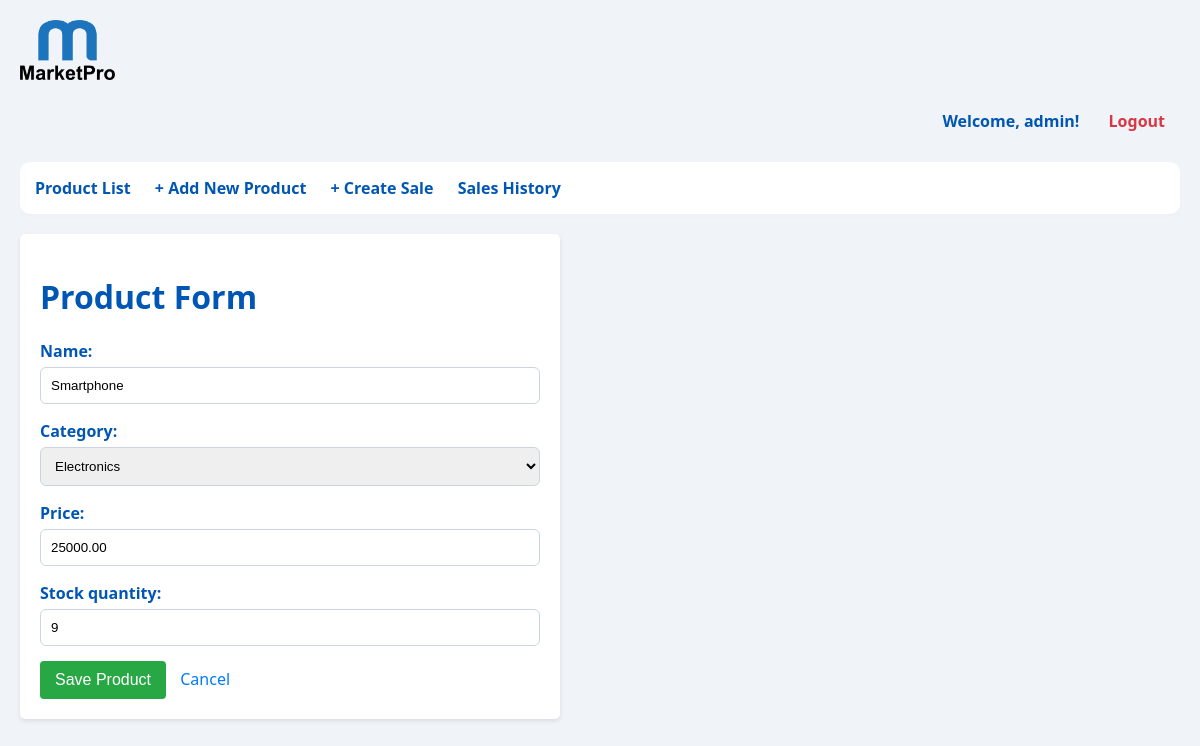
Page /products/edit/1/ (signed in) on the committed database.
### pos/models.py (models this page shows, shortened)
class Product(models.Model):
    name = models.CharField(max_length=200)
    category = models.ForeignKey(Category, on_delete=models.SET_NULL, null=True)
    price = models.DecimalField(max_digits=10, decimal_places=2)
    stock_quantity = models.PositiveIntegerField(default=0)

class Category(models.Model):
    name = models.CharField(max_length=100)
    def __str__(self):
        return self.name

### pos/views.py (the view)
# urls.py: path("products/edit/<int:pk>/", views.product_update, name="product_update"),
@login_required
def product_update(request, pk):
    product = get_object_or_404(Product, pk=pk)
    if request.method == "POST":
        form = ProductForm(request.POST, instance=product)
        if form.is_valid():
            form.save()
            return redirect("product_list")
    else:
        form = ProductForm(instance=product)
    return render(request, "product_form.html", {"form": form})

### pos/forms.py
class ProductForm(forms.ModelForm):
    class Meta:
        model = Product
        fields = ["name", "category", "price", "stock_quantity"]

### pos/templates/product_form.html (shortened to what this page needs)
{% extends 'base.html' %}
{% block content %}
    <div class="form-container">
        <h1>Product Form</h1>
        <form method="POST">
            {{ form.as_p }}
            <button type="submit">Save Product</button>
            <a href="{% url 'product_list' %}" style="margin-left: 10px; color: #007bff; text-decoration: none;">Cancel</a>
        </form>
    </div>
{% endblock %}

### pos/templates/base.html (shortened to what this page needs)
{% load static %}
<!DOCTYPE html>
<html lang="en">
<head>
</head>
<body>
    <div style="margin-bottom: 15px;">
        <img src="{% static 'images/logo.png' %}" alt="MarketPro Logo" style="height: 60px;">
    </div>
    {% if user.is_authenticated %}
    <div style="text-align: right; margin-bottom: 20px;">
        <span style="font-weight: 600; color: #0056b3;">Welcome, {{ user.username }}!</span>
        <form action="{% url 'logout' %}" method="post" style="display: inline;">
            <button type="submit" style="background: none; border: none; color: #dc3545; margin-left: 10px; font-weight: bold; cursor: pointer; font-size: 16px; font-family: inherit; transition: color 0.3s;">
                Logout
            </button>
        </form>
    </div>
    {% endif %}
    <p class="nav-links" style="background: white; padding: 15px; border-radius: 10px; box-shadow: 0 2px 4px rgba(0,0,0,0.02);">
        <a href="{% url 'product_list' %}">Product List</a>
        <a href="{% url 'product_create' %}">+ Add New Product</a>
        <a href="{% url 'create_sale' %}">+ Create Sale</a>
        <a href="{% url 'sale_list' %}">Sales History</a>
    </p>
    {% block content %}
    {% endblock %}
</body>
</html>

### pos/templates/base.html (style rules this page uses)
body { font-family: 'Segoe UI', Tahoma, Geneva, Verdana, sans-serif; margin: 0; padding: 20px; background-color: #f0f4f8; color: #333; }
h1 { color: #0056b3; font-weight: 600; }
.nav-links a { color: #0056b3; text-decoration: none; font-weight: 600; margin-right: 20px; transition: color 0.3s; }
.form-container { background: #ffffff; padding: 25px; max-width: 500px; border-radius: 10px; box-shadow: 0 4px 6px rgba(0,0,0,0.05); margin-top: 20px; }
.form-container p { margin-bottom: 15px; }
.form-container label { display: block; font-weight: 600; margin-bottom: 5px; color: #0056b3; }
.form-container input, .form-container select { width: 100%; padding: 10px; box-sizing: border-box; border: 1px solid #cbd5e1; border-radius: 6px; outline: none; }

### pos/templates/product_form.html (style rules this page uses)
.form-container { background: #fff; padding: 20px; max-width: 500px; border-radius: 5px; box-shadow: 0 2px 4px rgba(0,0,0,0.1); margin-top: 20px; }
p { margin-bottom: 15px; }
label { display: block; font-weight: bold; margin-bottom: 5px; }
input, select { width: 100%; padding: 8px; box-sizing: border-box; border: 1px solid #ccc; border-radius: 4px; }
button { background-color: #28a745; color: white; padding: 10px 15px; border: none; border-radius: 4px; cursor: pointer; font-size: 16px; }

### rows in the picture
Product: name "Smartphone", category "Electronics", price "25000.00", stock_quantity "9"

### other values in the picture
{{ user.username }} "admin"
